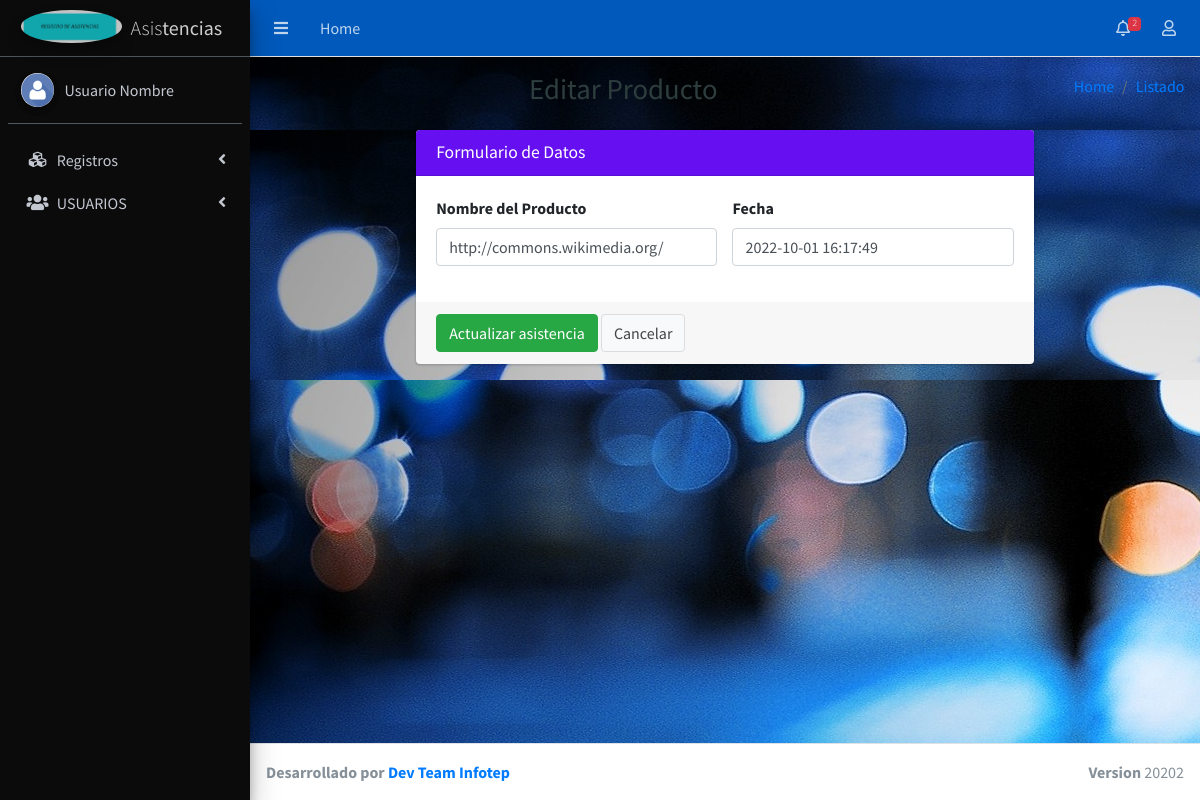
The app's page /views_admin/editar_registro.php?cp=9 with its own data.
### tables this page shows
CREATE TABLE `registros` (
  `id` int(11) NOT NULL,
  `nombre` varchar(300) DEFAULT NULL,
  `fechayhora` datetime DEFAULT NULL
);

### views_admin/includes/config.php (called while the page is built)
<?php
	$headerStyle = 'navbar-dark navbar-indigo';
	$lateralStyle = 'sidebar-dark-indigo';
?>

### controllers/controller_consultas_backend_editodel.php (called while the page is built, shortened)
<?php
require_once( "../models/models_admin.php");
class ConsultasDB extends DBConfig {
	function consulta_generales($sql){
  		$records = $this->Consultas($sql);
		return $records;
	}
}
class ExtraerDatos extends ConsultasDB
{
	function personasPorId($idFilter, $start = 0, $regsCant = 0){
		$sql = "SELECT * from registros where id=$idFilter";
		$lista = $this->consulta_generales($sql);
		return $lista;
	}
}
?>

### models/models_admin.php (called while the page is built, shortened)
<?php
class DBConfig {
    var $db_link;
    var $conn = false;
	function conexion($host='localhost',$user='root',$pass='12345678',$db='db_scaner'){
        $this->host = $host;
        $this->user = $user;
        $this->pass = $pass;
        $this->db = $db;
        try{
			$this->db_link = new PDO("mysql:host={$this->host};dbname={$this->db}", $this->user, $this->pass);
			$this->db_link->setAttribute(PDO::ATTR_ERRMODE, PDO::ERRMODE_EXCEPTION);
			$this->conn = true;
			return $this->db_link;
		}catch(PDOException $exception){
			echo $exception->getMessage();
			$this->error_message =$exception->getMessage();
		}
    }
	public function Consultas($Query){
		$this->error_message = "";
		$sql = $this->db_link->prepare($Query);
		try{
			if ($sql->execute()){
				$sql->setFetchMode(PDO::FETCH_ASSOC);
				$records_query = $sql->fetchAll();
				if($sql->rowCount()>0)
					return $records_query;
				else
					return false;
			}else{
				$this->error_message = "-captura manual del error".$this->error_message;
				return false;
			}
		}catch(PDOException $exception){
			$this->error_message =$exception->getMessage();
		}
	}
    function close() {
        if ($this->conn){
        	$this->db_link = null;
            $this -> conn = false;
        }
    }
}
?>

### views_admin/editar_registro.php (the view, shortened to what this page needs)
<?php
  require ("../models/models_admin.php");
  include "../controllers/controller_consultas_backend_editodel.php";
?>
<!DOCTYPE html>
<html>
<head>
    <link rel="stylesheet" href="../templates/AdminLTE-3.0.5/plugins/fontawesome-free/css/all.min.css">
    <link rel="stylesheet" href="https://code.ionicframework.com/ionicons/2.0.1/css/ionicons.min.css">
    <link rel="stylesheet" href="../templates/AdminLTE-3.0.5/dist/css/adminlte.min.css">
    <link rel="stylesheet" href="../templates/AdminLTE-3.0.5/plugins/overlayScrollbars/css/OverlayScrollbars.min.css">
    <link href="../CSS/style.css" rel="stylesheet">
</head>
<body>
    <?php include "includes/config.php"; ?>
    <div class="wrapper">
        <nav class="main-header navbar navbar-expand <?php echo $headerStyle; ?>" id="header">
            <?php
      include "includes/header.php";
    ?>
        </nav>
        <aside class="main-sidebar <?php echo $lateralStyle; ?> elevation-4" id="lateral">
            <?php
    include "includes/lateralaside.php";
     ?>
        </aside>
        <div class="content-wrapper" id="fondo">
            <section class="content-header">
                <div class="container-fluid">
                    <div class="row mb-2">
                        <div class="col-sm-6">
                            <h1 align="right">Editar Producto</h1>
                        </div>
                        <div class="col-sm-6">
                            <ol class="breadcrumb float-sm-right">
                                <li class="breadcrumb-item active"><a href="index_admin.php">Home</a></li>
                                <li class="breadcrumb-item active"><a href="scanerlistado.php">Listado</a></li>
                            </ol>
                        </div>
                    </div>
                </div>
            </section>
            <?php
if(isset($_GET["cp"])){
  $objDBC = new ExtraerDatos();
  $personas = $objDBC->personasPorId($_GET["cp"]);
  if($personas){
?>
            <section class="content" id="fondo">
                <div class="row">
                    <div class="col-md-2">
                    </div>
                    <div class="col-md-8">
                        <div class="card">
                            <div class="card-header bg-indigo">
                                <h3 class="card-title">Formulario de Datos </h3>
                            </div>
                            <form role="form" name="frm_prods" id="frm_prods" method="POST"
                                action="editar_registro.php?cp=<?php echo $_GET['cp']; ?>"
                                enctype="multipart/form-data">
                                <div class="card-body">
                                    <div class="row">
                                        <div class="col-md-6 col-sm-6 col-6">
                                            <div class="form-group">
                                                <label for="txt_Nombre">Nombre del Producto</label>
                                                <input type="text" class="form-control" id="txt_Nombre"
                                                    name="txt_Nombre" placeholder="Nombre"
                                                    value="<?php echo $personas[0]['nombre']; ?>">
                                            </div>
                                        </div>
                                        <div class="col-md-6 col-sm-6 col-6">
                                            <div class="form-group">
                                                <label for="txt_vlrCom">Fecha</label>
                                                <input type="text" class="form-control" id="txt_fecha" name="txt_fecha"
                                                value="<?php echo $personas[0]['fechayhora']; ?>">
                                            </div>
                                        </div>
                                    </div>
                                </div>
                                <div class="card-footer">
                                    <button type="submit" id="btn_actualizar" class="btn btn-success">Actualizar
                                        asistencia</button>
                                    <a href="scanerlistado.php" class="btn btn-default">Cancelar</a>
                                </div>
                            </form>
                        </div>
                    </div>
            </section>
            <?php
  }else{
    echo "<div class='alert alert-danger'>
              <b>No hay Datos</b><br>
              Información no existe en base de datos
          </div>";
  }
  ?>
            <?php
  }else{
    echo "<div class='alert alert-danger'>
              <b>Acceso Denegado</b><br>
              Usted esta accediendo de forma incorrecta
          </div>";
  }
?>
        </div>
        <footer class="main-footer">
            <?php
      include "includes/footer.php";
     ?>
        </footer>
    </div>
</body>
</html>

### CSS/style.css (style rules this page uses)
#fondo { background-image: url("../imgs/crear_productos/jajaja.jpg"); }
h1 { color: #2e3e3e; }
#lateral { background-color: #0b0b0b; }
#header { background-color: rgb(0 89 187); }

### records on screen
registros: txt_Nombre "http://commons.wikimedia.org/", txt_fecha "2022-10-01 16:17:49"
